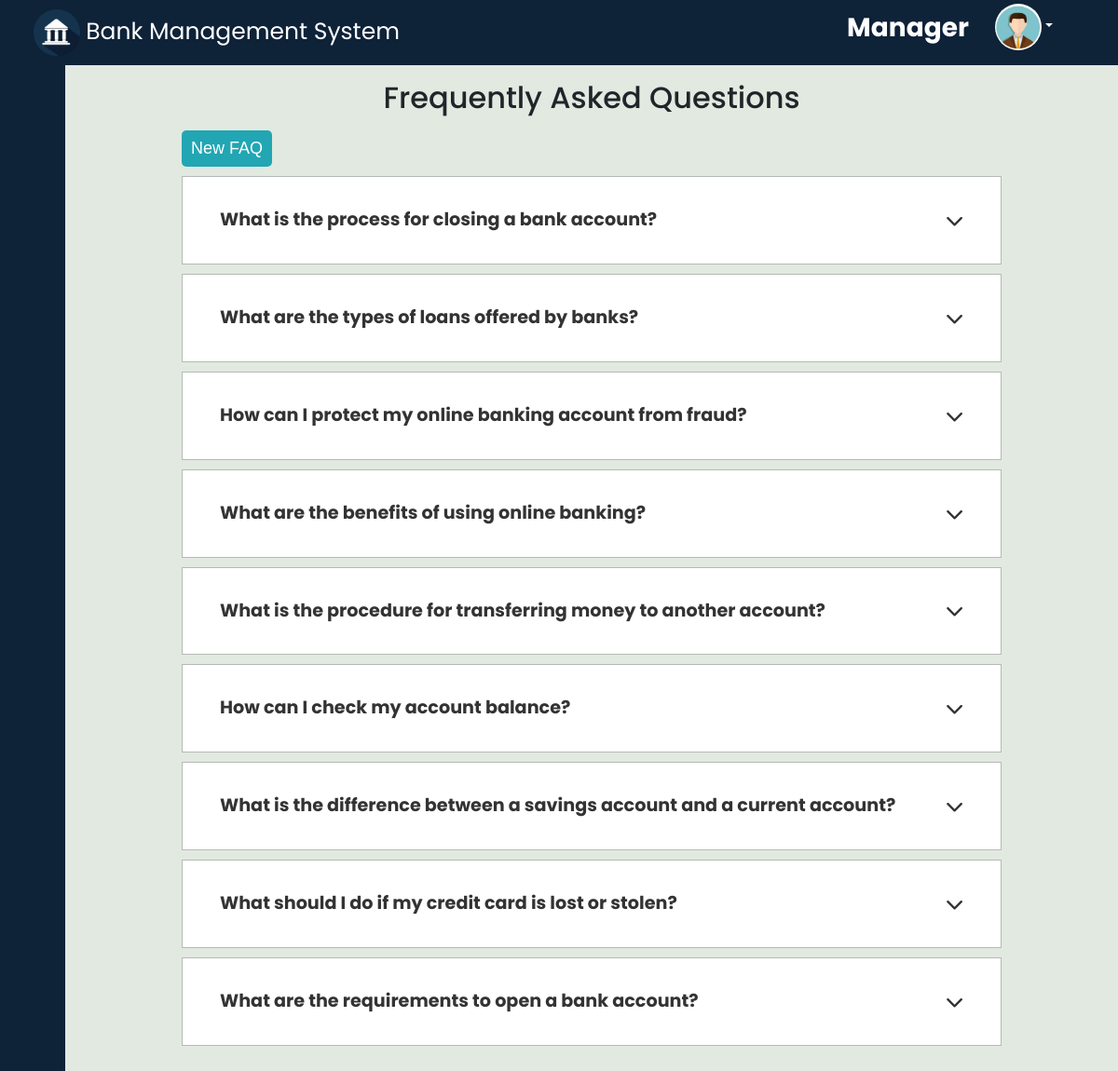
The page /manager/faq.php (signed in) on the database its author committed.
### tables this page shows
CREATE TABLE `faq` (
  `faq_id` int(11) NOT NULL,
  `question` text DEFAULT NULL,
  `answer` text DEFAULT NULL,
  `create_date` date NOT NULL
);

### manager/faq.php (the view, shortened to what this page needs)
<!DOCTYPE html>
<html lang="en">
<head>
    <link rel="stylesheet" href="https://cdnjs.cloudflare.com/ajax/libs/font-awesome/6.5.1/css/all.min.css" />
</head>
<?php
include "../database.php";
$faq = mysqli_query($con, "SELECT * FROM faq order by faq_id desc");
?>
<body>
    <div>
        <?php include "manager_header.php" ?>
    </div>
    <div class="d-flex">
        <div>
            <?php include "manager_sidebar.php" ?>
        </div>
        <div class="main">
            <div class="cnt">
                <div class="container">
                    <h2 class="mt-3 mb-3 d-flex justify-content-center">Frequently Asked Questions</h2>
                    <div class="new">
                        <a href="add_faq.php"><button>New FAQ</button></a>
                    </div>
                    <div class="wrapper2">
                        <?php
                        while ($row = mysqli_fetch_assoc($faq)) {
                        ?>
                            <div class="faq">
                                <button class="accordion">
                                    <?php echo $row['question'] ?>
                                    <i class="fa-solid fa-chevron-down"></i>
                                </button>
                            </div>
                        <?php
                        }
                        ?>
                    </div>
                </div>
            </div>
        </div>
    </div>
</body>
</html>

### manager/faq.php (style rules this page uses)
.main { background-color: #e1e9e1; display: flex; justify-content: center; }
.cnt { width: 80%; }
.accordion { background-color: white; color: rgba(0, 0, 0, 0.8); cursor: pointer; font-size: 1.2rem; width: 100%; padding: 2rem 2.5rem; border: none; outline: none; transition: 0.4s; display: flex; justify-content: space-between; align-items: center; font-weight: bold; }
.faq { border: 1px solid rgba(0, 0, 0, 0.2); margin: 10px 0; }
.new { margin-bottom: 10px; }
.new button { padding: 6px 10px; background-color: #22a6b3; border: none; border-radius: 5px; color: white; font-size: 18px; font-family: Arial, Helvetica, sans-serif; }

### manager/manager_header.php (style rules this page uses)
* { margin: 0; padding: 0; box-sizing: border-box; font-family: 'Poppins', sans-serif; }

### manager/manager_sidebar.php (style rules this page uses)
a { text-decoration: none; }
body { font-family: 'Poppins', sans-serif; }
.main { height: 100vh; overflow: scroll; width: 100%; }

### rows shown on the page
faq: question "What is the process for closing a bank account?"
faq: question "What are the types of loans offered by banks?"
faq: question "How can I protect my online banking account from fraud?"
faq: question "What are the benefits of using online banking?"
faq: question "What is the procedure for transferring money to another account?"
faq: question "How can I check my account balance?"
faq: question "What is the difference between a savings account and a current account?"
faq: question "What should I do if my credit card is lost or stolen?"
faq: question "What are the requirements to open a bank account?"
